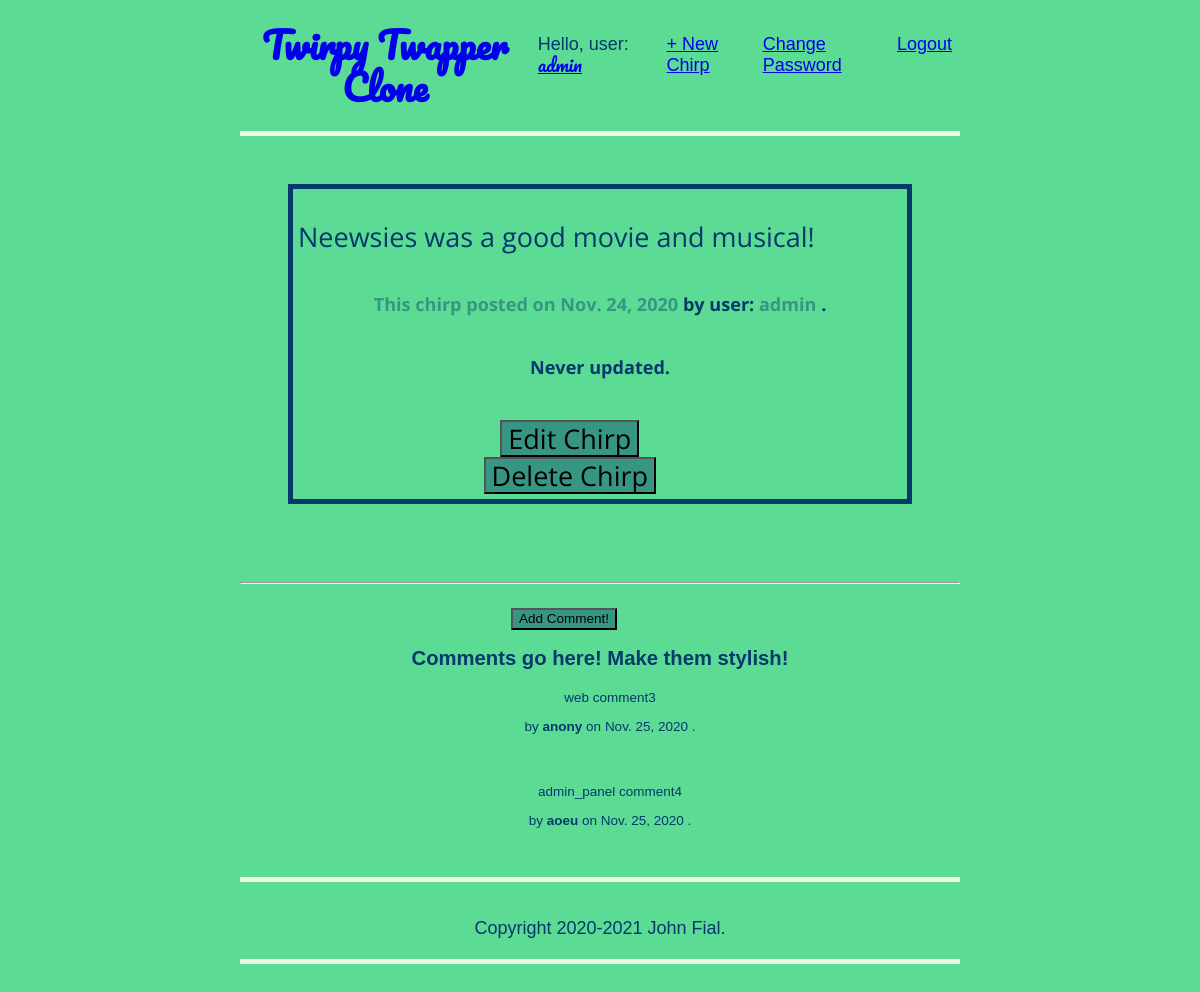
Page /posts_app/17/ (signed in) on the committed database.
### posts_app/models.py (models this page shows, shortened)
class Post(models.Model):
    post_text = models.CharField(max_length=80)
    author = models.ForeignKey('auth.User', on_delete=models.CASCADE)
    created = models.DateField(auto_now_add=True)
    updated = models.DateField(auto_now=True) # useful, lookup
    class Meta:
        ordering = ['-created']

class Comment(models.Model):
    post = models.ForeignKey('posts_app.Post', on_delete=models.CASCADE, related_name='comments')
    author = models.CharField(max_length=60)
    comment_text = models.CharField(max_length=60) # 'text' in the djangogirls docs...
    created = models.DateField(auto_now_add=True) # 'created_date' in the djangogirls docs...
    approved_comment = models.BooleanField(default=False)

### posts_app/views.py (the view)
# urls.py: path('posts_app/<int:pk>/', views.PostDetailView.as_view(), name='detail'),
class PostDetailView(DetailView):
    model = Post
    template_name = 'post_detail.html'

### templates/post_detail.html (shortened to what this page needs)
{% extends 'base.html' %}
{% block content %}
      <div class="chirp">
          <p> {{ post.post_text | linebreaks }} </p>
          <h6><a href="{% url 'posts_app:detail' post.pk %}">This chirp posted on {{ post.created }}</a> by user: <a href="{% url 'users_app:profile' post.author.username %}">{{ post.author.username }} </a> .</h6>
        <h6>
        {% if post.updated != post.created %}
          <em>Updated on: {{ post.updated }} .</em>
        {% else %}
          Never updated.
        {% endif %}
        </h6>
        {% if request.user == post.author %}
              <form action=" {% url 'posts_app:edit_post' post.pk %}">
                <input type="submit" value="Edit Chirp">
              </form>
              <form action=" {% url 'posts_app:delete_post' post.pk %}">
                <input type="submit" value="Delete Chirp">
              </form>
        {% endif %}
      </div>
      <br>
      <hr>
      <div class="comments">
              <br>
              <form action=" {% url 'posts_app:add_comment_to_post' post.pk %}">
                <input type="submit" value="Add Comment!">
              </form>
        <h2>Comments go here! Make them stylish!</h2>
        {% for comment in post.comments.all %}
          {% if comment.approved_comment %}
            <div class="comment">
              <p>{{ comment.comment_text | linebreaks }}
                by <strong>{{ comment.author }}</strong> on {{ comment.created}} .
              </p>
              <br>
            </div>
          {% endif %}
        {% empty %}
        <p>No comments are here, yet. Why not write one and be #1?</p>
        {% endfor %}
      </div>
{% endblock content %}

### templates/base.html (shortened to what this page needs)
{% load static %}
<!DOCTYPE html>
<html>
    <head>
      <link rel="stylesheet" href="{% static 'css/github_necolas_normalize.css'%}">
      <link rel="stylesheet" href="{% static 'css/main.css'%}">
    </head>
  <body>
    <header>
      <div class="nav-left">
        <h1> <a href="{% url 'posts_app:home' %}">Twirpy Twapper Clone</a> </h1>
      </div>
      <div class="nav-right">
        {% if request.user.is_authenticated  %}
          <p>Hello, user: <a href="{% url 'users_app:profile' request.user.username %}" id="username"> {{ request.user.username }} </a></p>
          <p><a href="{% url 'posts_app:new_post'%}">+ New Chirp</a></p>
          <p><a href="{% url 'posts_app:change_password'%}">Change Password</a></p>
          <p><a href="{% url 'logout'%}">Logout</a></p>
        {% else %}
          <p><a href="{% url 'users_app:signup' %}">+ New User Creation</a></p>
          <p><a href="{% url 'login' %}">+ Existing User Login</a></p>
        {% endif %}
      </div>
    </header>
    <div class="chirp-container">
        {% block content %}
        {% endblock content %}
    </div>
    <footer>
    Copyright 2020-2021 John Fial.
    <br>
    <br>
    </footer>
  </body>
</html>

### static/css/main.css (style rules this page uses)
h1, h2, h3 , h4, h5, h6 { text-align: center; }
header { border-bottom: 5px solid #EDF7E1; margin-bottom: 18px; display: flex; }
header h1 a { text-decoration: none; }
.nav-left, #username { margin-right: auto; font-family: 'Pacifico', cursive; }
.nav-right { display: flex; padding-top: 1rem; }
.nav-right p { margin-left: 0.5rem; margin-right: 0.5rem; }
body { font-family: 'Libre Franklin', sans-serif; font-size: 18px; background-color: #5CDB95; color: #05386B; margin-left: 5%; margin-right: 5%; }
.chirp-container { border-bottom: 5px solid #EDF7E1; margin-bottom: 5%; }
.chirp { font-family: 'Open Sans', sans-serif; font-size: 150%; margin: 3rem; padding: 5px; border: 5px solid #05386B; }
.chirp h6 a, .chirp h6 a:visited { text-decoration: none; color: #379683; }
.chirp p { font-weight: 400; }
footer { text-align: center; border-bottom: 5px solid #EDF7E1; margin-bottom: 15%; }
.comments { font-size: 75%; text-align: center; background-color: rgb(197, 101, 32) 106, 38); }
.comment { text-align: center; background-color: rgb(214, 105, 28) 102, 43); margin: 20px 0px 20px 20px; }
form { display: flex; justify-content: center; max-width: 90%; }
input { background-color: #379683; color: rgb(0, 0, 0); }
@media (min-width: 700px) { body { margin-left: 15%; margin-right: 15%; } }
@media (min-width: 1000px) { body { margin-left: 20%; margin-right: 20%; } }

### rows in the picture
Post: post_text "Neewsies was a good movie and musical!", created "Nov. 24, 2020", author.username "admin"
Comment: comment_text "web comment3", author "anony", created "Nov. 25, 2020"
Comment: comment_text "admin_panel comment4", author "aoeu", created "Nov. 25, 2020"

### other values in the picture
{{ request.user.username }} "admin"
